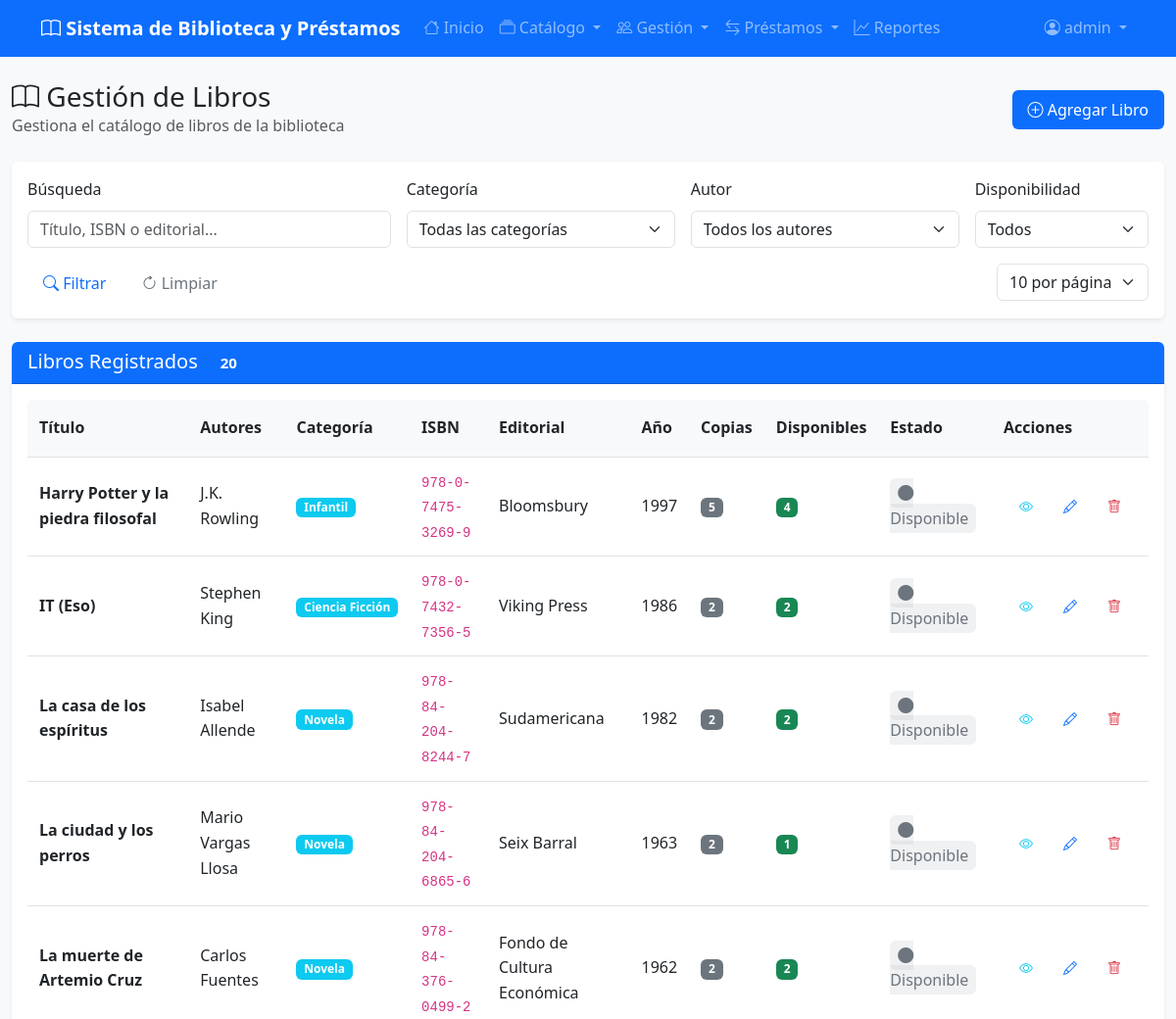
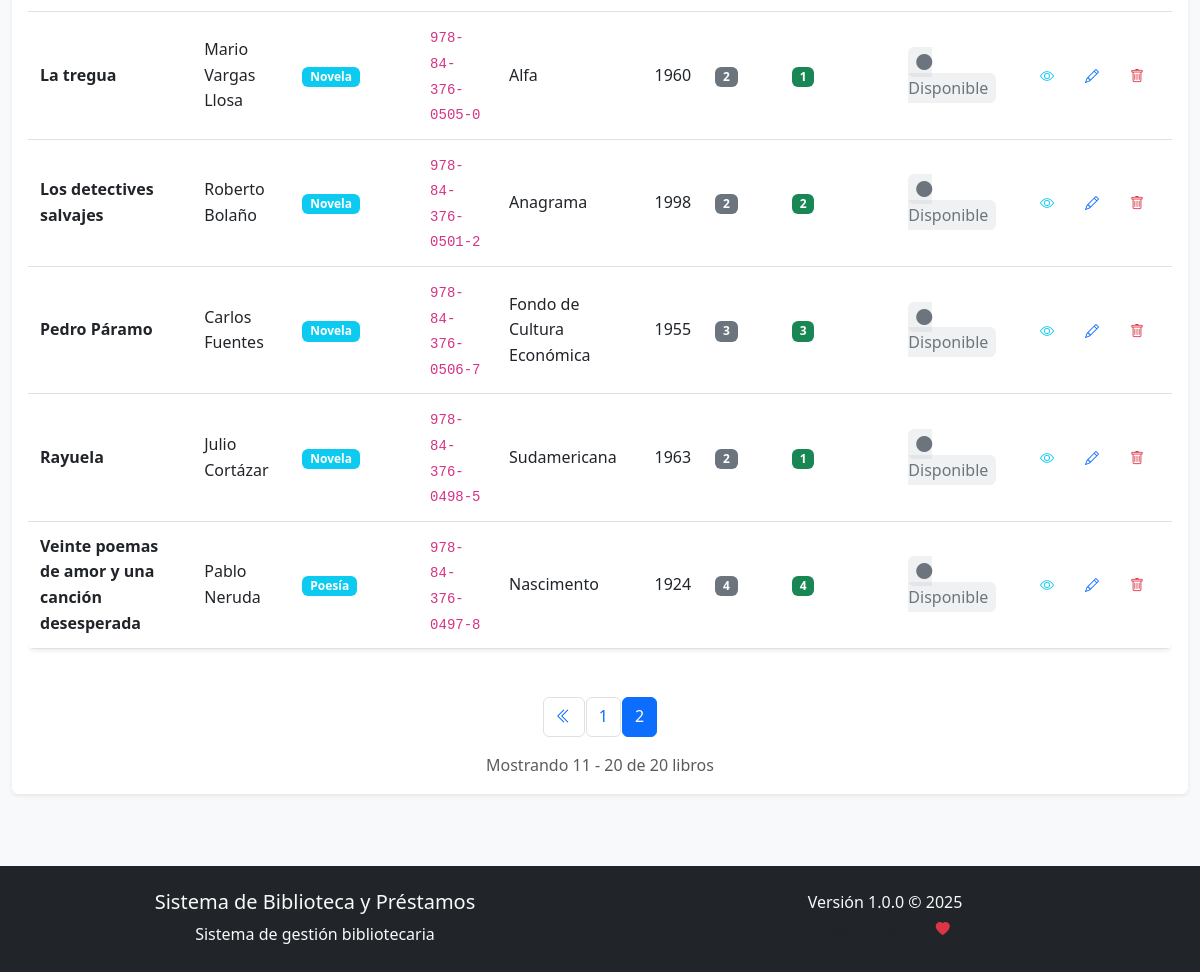
The page /public/libros.php?page=2& (signed in) on the database its author committed (2 pictures, top to bottom).
### tables this page shows
CREATE TABLE libros (
    id INT AUTO_INCREMENT PRIMARY KEY,
    isbn VARCHAR(20) UNIQUE,
    titulo VARCHAR(200) NOT NULL,
    subtitulo VARCHAR(200),
    año_publicacion YEAR,
    editorial VARCHAR(100),
    numero_paginas INT,
    idioma VARCHAR(50) DEFAULT 'Español',
    descripcion TEXT,
    categoria_id INT,
    copias_totales INT DEFAULT 1,
    copias_disponibles INT DEFAULT 1,
    ubicacion VARCHAR(100),
    activo BOOLEAN DEFAULT TRUE,
    fecha_ingreso TIMESTAMP DEFAULT CURRENT_TIMESTAMP,
    FOREIGN KEY (categoria_id) REFERENCES categorias(id) ON DELETE SET NULL,
    INDEX idx_titulo (titulo),
    INDEX idx_isbn (isbn),
    INDEX idx_categoria (categoria_id),
    CHECK (copias_disponibles >= 0),
    CHECK (copias_disponibles <= copias_totales)
);

CREATE TABLE categorias (
    id INT AUTO_INCREMENT PRIMARY KEY,
    nombre VARCHAR(100) NOT NULL UNIQUE,
    descripcion TEXT,
    activo BOOLEAN DEFAULT TRUE,
    fecha_creacion TIMESTAMP DEFAULT CURRENT_TIMESTAMP
);

### config/config.php (called while the page is built, shortened)
<?php
function sanitizeInput($input) {
    return htmlspecialchars(trim($input), ENT_QUOTES, 'UTF-8');
}

### config/db.php (called while the page is built, shortened)
<?php
$dsn = "mysql:host=" . DB_HOST . ";dbname=" . DB_NAME . ";charset=" . DB_CHARSET;
$options = [
    PDO::ATTR_ERRMODE            => PDO::ERRMODE_EXCEPTION,
    PDO::ATTR_DEFAULT_FETCH_MODE => PDO::FETCH_ASSOC,
    PDO::ATTR_EMULATE_PREPARES   => false,
    PDO::MYSQL_ATTR_INIT_COMMAND => "SET NAMES " . DB_CHARSET
];
try {
    $pdo = new PDO($dsn, DB_USER, DB_PASS, $options);
} catch (PDOException $e) {
    error_log("Error de conexión a la base de datos: " . $e->getMessage());
    die("Error de conexión a la base de datos. Por favor, contacte al administrador.");
}
function getDbConnection() {
    global $pdo;
    return $pdo;
}
function executeQuery($sql, $params = []) {
    try {
        $pdo = getDbConnection();
        $stmt = $pdo->prepare($sql);
        $stmt->execute($params);
        return $stmt;
    } catch (PDOException $e) {
        error_log("Error en consulta SQL: " . $e->getMessage());
        throw new Exception("Error en la operación de base de datos");
    }
}
function fetchOne($sql, $params = []) {
    $stmt = executeQuery($sql, $params);
    return $stmt->fetch();
}
function fetchAll($sql, $params = []) {
    $stmt = executeQuery($sql, $params);
    return $stmt->fetchAll();
}

### public/libros.php (the view, shortened to what this page needs)
<?php
$page_title = 'Gestión de Libros';
$page = (int)($_GET['page'] ?? 1);
$per_page = (int)($_GET['per_page'] ?? RECORDS_PER_PAGE);
$per_page = min(max($per_page, 5), MAX_RECORDS_PER_PAGE);
$offset = ($page - 1) * $per_page;
$search = sanitizeInput($_GET['search'] ?? '');
$where_conditions = ['l.activo = 1'];
$params = [];
$where_clause = implode(' AND ', $where_conditions);
try {
    $count_sql = "SELECT COUNT(*) as total FROM libros l WHERE {$where_clause}";
    $total_records = fetchOne($count_sql, $params)['total'];
    $total_pages = ceil($total_records / $per_page);
    $sql = "
        SELECT l.*,
               c.nombre as categoria_nombre,
               GROUP_CONCAT(CONCAT(a.nombre, ' ', a.apellidos) SEPARATOR ', ') as autores,
               (SELECT COUNT(*) FROM prestamos p WHERE p.libro_id = l.id AND p.estado = 'activo') as prestamos_activos
        FROM libros l
        LEFT JOIN categorias c ON l.categoria_id = c.id
        LEFT JOIN libro_autores la ON l.id = la.libro_id
        LEFT JOIN autores a ON la.autor_id = a.id
        WHERE {$where_clause}
        GROUP BY l.id
        ORDER BY l.titulo ASC
        LIMIT {$per_page} OFFSET {$offset}
    ";
    $libros = fetchAll($sql, $params);
} catch (Exception $e) {
    error_log("Error en listado de libros: " . $e->getMessage());
    setFlashMessage('error', 'Error al cargar el listado de libros');
    $libros = [];
    $categorias = [];
    $autores = [];
    $total_records = 0;
    $total_pages = 1;
}
include '../includes/header.php';
?>
<div class="d-flex justify-content-between align-items-center mb-4">
    <div>
        <h1 class="h3 mb-0">
            <i class="bi bi-book"></i> <?= $page_title ?>
        </h1>
        <p class="text-muted mb-0">Gestiona el catálogo de libros de la biblioteca</p>
    </div>
    <div>
        <a href="libro_form.php" class="btn btn-primary">
            <i class="bi bi-plus-circle"></i> Agregar Libro
        </a>
    </div>
</div>
<div class="card mb-4">
    <div class="card-body">
        <form method="GET" class="row g-3">
            <div class="col-md-4">
                <label for="search" class="form-label">Búsqueda</label>
                <input type="text"
                       class="form-control live-search"
                       id="search"
                       name="search"
                       value="<?= htmlspecialchars($search) ?>"
                       placeholder="Título, ISBN o editorial..."
                       data-target="#librosTable">
            </div>
            <div class="col-md-3">
                <label for="categoria_id" class="form-label">Categoría</label>
                <select class="form-select" id="categoria_id" name="categoria_id">
                    <option value="">Todas las categorías</option>
                </select>
            </div>
            <div class="col-md-3">
                <label for="autor_id" class="form-label">Autor</label>
                <select class="form-select" id="autor_id" name="autor_id">
                    <option value="">Todos los autores</option>
                </select>
            </div>
            <div class="col-md-2">
                <label for="disponible" class="form-label">Disponibilidad</label>
                <select class="form-select" id="disponible" name="disponible">
                    <option value="">Todos</option>
                </select>
            </div>
            <div class="col-12">
                <button type="submit" class="btn btn-outline-primary">
                    <i class="bi bi-search"></i> Filtrar
                </button>
                <a href="libros.php" class="btn btn-outline-secondary">
                    <i class="bi bi-arrow-clockwise"></i> Limpiar
                </a>
                <div class="float-end">
                    <select name="per_page" class="form-select d-inline-block w-auto" onchange="this.form.submit()">
                        <option value="10" <?= $per_page == 10 ? 'selected' : '' ?>>10 por página</option>
                    </select>
                </div>
            </div>
        </form>
    </div>
</div>
<div class="card">
    <div class="card-header">
        <h5 class="mb-0">
            Libros Registrados
            <span class="badge bg-primary ms-2"><?= number_format($total_records) ?></span>
        </h5>
    </div>
    <div class="card-body">
        <?php if (empty($libros)): ?>
            <div class="text-center py-5">
                <i class="bi bi-book text-muted" style="font-size: 3rem;"></i>
                <h5 class="mt-3 text-muted">No hay libros registrados</h5>
                <p class="text-muted">Comience agregando el primer libro al catálogo</p>
                <a href="libro_form.php" class="btn btn-primary">
                    <i class="bi bi-plus-circle"></i> Agregar Primer Libro
                </a>
            </div>
        <?php else: ?>
            <div class="table-responsive">
                <table class="table table-hover" id="librosTable">
                    <thead>
                        <tr>
                            <th>Título</th>
                            <th>Autores</th>
                            <th>Categoría</th>
                            <th>ISBN</th>
                            <th>Editorial</th>
                            <th>Año</th>
                            <th>Copias</th>
                            <th>Disponibles</th>
                            <th>Estado</th>
                            <th width="150">Acciones</th>
                        </tr>
                    </thead>
                    <tbody>
                        <?php foreach ($libros as $libro): ?>
                            <tr>
                                <td>
                                    <strong><?= htmlspecialchars($libro['titulo']) ?></strong>
                                </td>
                                <td><?= htmlspecialchars($libro['autores'] ?? 'Sin autor') ?></td>
                                <td>
                                    <?php if ($libro['categoria_nombre']): ?>
                                        <span class="badge bg-info"><?= htmlspecialchars($libro['categoria_nombre']) ?></span>
                                    <?php else: ?>
                                        <span class="text-muted">Sin categoría</span>
                                    <?php endif; ?>
                                </td>
                                <td>
                                    <?php if ($libro['isbn']): ?>
                                        <code><?= htmlspecialchars($libro['isbn']) ?></code>
                                    <?php else: ?>
                                        <span class="text-muted">Sin ISBN</span>
                                    <?php endif; ?>
                                </td>
                                <td><?= htmlspecialchars($libro['editorial']) ?></td>
                                <td><?= $libro['año_publicacion'] ?></td>
                                <td>
                                    <span class="badge bg-secondary"><?= $libro['copias_totales'] ?></span>
                                </td>
                                <td>
                                    <?php if ($libro['copias_disponibles'] > 0): ?>
                                        <span class="badge bg-success"><?= $libro['copias_disponibles'] ?></span>
                                    <?php else: ?>
                                        <span class="badge bg-danger">0</span>
                                    <?php endif; ?>
                                </td>
                                <td>
                                    <?php if ($libro['prestamos_activos'] > 0): ?>
                                        <span class="status-activo">
                                            <i class="bi bi-circle-fill"></i> En préstamo (<?= $libro['prestamos_activos'] ?>)
                                        </span>
                                    <?php else: ?>
                                        <span class="status-devuelto">
                                            <i class="bi bi-circle-fill"></i> Disponible
                                        </span>
                                    <?php endif; ?>
                                </td>
                                <td>
                                    <div class="btn-group btn-group-sm" role="group">
                                        <a href="libro_detalle.php?id=<?= $libro['id'] ?>"
                                           class="btn btn-outline-info"
                                           data-bs-toggle="tooltip"
                                           title="Ver detalles">
                                            <i class="bi bi-eye"></i>
                                        </a>
                                        <a href="libro_form.php?id=<?= $libro['id'] ?>"
                                           class="btn btn-outline-primary"
                                           data-bs-toggle="tooltip"
                                           title="Editar">
                                            <i class="bi bi-pencil"></i>
                                        </a>
                                        <?php if ($libro['prestamos_activos'] == 0): ?>
                                            <a href="libro_delete.php?id=<?= $libro['id'] ?>"
                                               class="btn btn-outline-danger btn-delete"
                                               data-bs-toggle="tooltip"
                                               title="Eliminar"
                                               data-confirm="¿Está seguro de que desea eliminar este libro?">
                                                <i class="bi bi-trash"></i>
                                            </a>
                                        <?php endif; ?>
                                    </div>
                                </td>
                            </tr>
                        <?php endforeach; ?>
                    </tbody>
                </table>
            </div>
            <?php if ($total_pages > 1): ?>
                <nav aria-label="Paginación de libros">
                    <ul class="pagination justify-content-center">
                        <?php if ($page > 1): ?>
                            <li class="page-item">
                                <a class="page-link" href="?page=1&<?= http_build_query(array_filter($_GET, function($k) { return $k !== 'page'; }, ARRAY_FILTER_USE_KEY)) ?>">
                                    <i class="bi bi-chevron-double-left"></i>
                                </a>
                            </li>
                        <?php endif; ?>
                        <?php for ($i = max(1, $page - 2); $i < $page; $i++): ?>
                            <li class="page-item">
                                <a class="page-link" href="?page=<?= $i ?>&<?= http_build_query(array_filter($_GET, function($k) { return $k !== 'page'; }, ARRAY_FILTER_USE_KEY)) ?>">
                                    <?= $i ?>
                                </a>
                            </li>
                        <?php endfor; ?>
                        <li class="page-item active">
                            <span class="page-link"><?= $page ?></span>
                        </li>
                    </ul>
                </nav>
                <div class="text-center text-muted">
                    Mostrando <?= ($offset + 1) ?> - <?= min($offset + $per_page, $total_records) ?>
                    de <?= number_format($total_records) ?> libros
                </div>
            <?php endif; ?>
        <?php endif; ?>
    </div>
</div>
<?php include '../includes/footer.php'; ?>

### assets/css/style.css (style rules this page uses)
:root { --primary-color: #0d6efd; --secondary-color: #6c757d; --success-color: #198754; --warning-color: #ffc107; --danger-color: #dc3545; --info-color: #0dcaf0; --light-color: #f8f9fa; --dark-color: #212529; --font-family: 'Segoe UI', Tahoma, Geneva, Verdana, sans-serif; --border-radius: 0.375rem; --box-shadow: 0 0.125rem 0.25rem rgba(0, 0, 0, 0.075); }
body { font-family: var(--font-family); line-height: 1.6; background-color: #f8f9fa; }
.card { border: none; box-shadow: var(--box-shadow); border-radius: var(--border-radius); transition: all 0.3s ease; }
.card-header { background-color: var(--primary-color); color: white; font-weight: 600; border-radius: var(--border-radius) var(--border-radius) 0 0 !important; }
.card-header h1, .card-header h2, .card-header h3, .card-header h4, .card-header h5, .card-header h6 { margin-bottom: 0; color: white; }
.form-control, .form-select { border-radius: var(--border-radius); border: 1px solid #dee2e6; transition: all 0.3s ease; }
.form-label { font-weight: 500; color: var(--dark-color); }
.btn { border-radius: var(--border-radius); font-weight: 500; padding: 0.5rem 1rem; transition: all 0.3s ease; border: none; }
.btn-primary { background-color: var(--primary-color); }
.table { background-color: white; border-radius: var(--border-radius); overflow: hidden; box-shadow: var(--box-shadow); }
.table th { background-color: var(--light-color); font-weight: 600; color: var(--dark-color); border-top: none; padding: 1rem 0.75rem; }
.table td { padding: 0.75rem; vertical-align: middle; }
.table-responsive { border-radius: var(--border-radius); }
.pagination { justify-content: center; margin-top: 2rem; }
.page-link { border-radius: var(--border-radius); margin: 0 0.125rem; border: 1px solid #dee2e6; color: var(--primary-color); }
.page-item.active .page-link { background-color: var(--primary-color); border-color: var(--primary-color); }
.badge { font-size: 0.75em; padding: 0.35em 0.65em; }
.status-devuelto { color: var(--secondary-color); background-color: rgba(108, 117, 125, 0.1); padding: 0.25rem 0.5rem; border-radius: var(--border-radius); font-weight: 500; }

### rows shown on the page
libros: titulo "Harry Potter y la piedra filosofal", autores "J.K. Rowling", categoria.nombre "Infantil", isbn "978-0-7475-3269-9", editorial "Bloomsbury", año_publicacion "1997", copias_totales "5", copias_disponibles "4"
libros: titulo "IT (Eso)", autores "Stephen King", categoria.nombre "Ciencia Ficción", isbn "978-0-7432-7356-5", editorial "Viking Press", año_publicacion "1986", copias_totales "2", copias_disponibles "2"
libros: titulo "La casa de los espíritus", autores "Isabel Allende", categoria.nombre "Novela", isbn "978-84-204-8244-7", editorial "Sudamericana", año_publicacion "1982", copias_totales "2", copias_disponibles "2"
libros: titulo "La ciudad y los perros", autores "Mario Vargas Llosa", categoria.nombre "Novela", isbn "978-84-204-6865-6", editorial "Seix Barral", año_publicacion "1963", copias_totales "2", copias_disponibles "1"
libros: titulo "La muerte de Artemio Cruz", autores "Carlos Fuentes", categoria.nombre "Novela", isbn "978-84-376-0499-2", editorial "Fondo de Cultura Económica", año_publicacion "1962", copias_totales "2", copias_disponibles "2"
libros: titulo "La tregua", autores "Mario Vargas Llosa", categoria.nombre "Novela", isbn "978-84-376-0505-0", editorial "Alfa", año_publicacion "1960", copias_totales "2", copias_disponibles "1"
libros: titulo "Los detectives salvajes", autores "Roberto Bolaño", categoria.nombre "Novela", isbn "978-84-376-0501-2", editorial "Anagrama", año_publicacion "1998", copias_totales "2", copias_disponibles "2"
libros: titulo "Pedro Páramo", autores "Carlos Fuentes", categoria.nombre "Novela", isbn "978-84-376-0506-7", editorial "Fondo de Cultura Económica", año_publicacion "1955", copias_totales "3", copias_disponibles "3"
libros: titulo "Rayuela", autores "Julio Cortázar", categoria.nombre "Novela", isbn "978-84-376-0498-5", editorial "Sudamericana", año_publicacion "1963", copias_totales "2", copias_disponibles "1"
libros: titulo "Veinte poemas de amor y una canción desesperada", autores "Pablo Neruda", categoria.nombre "Poesía", isbn "978-84-376-0497-8", editorial "Nascimento", año_publicacion "1924", copias_totales "4", copias_disponibles "4"

### other values the page prints
APP_NAME "Sistema de Biblioteca y Préstamos"
$current_user['username'] "admin"
$page_title "Gestión de Libros"
$total_records "20"
$page "2"
$offset + 1 "11"
min($offset + $per_page, $total_records) "20"
APP_VERSION "1.0.0"
